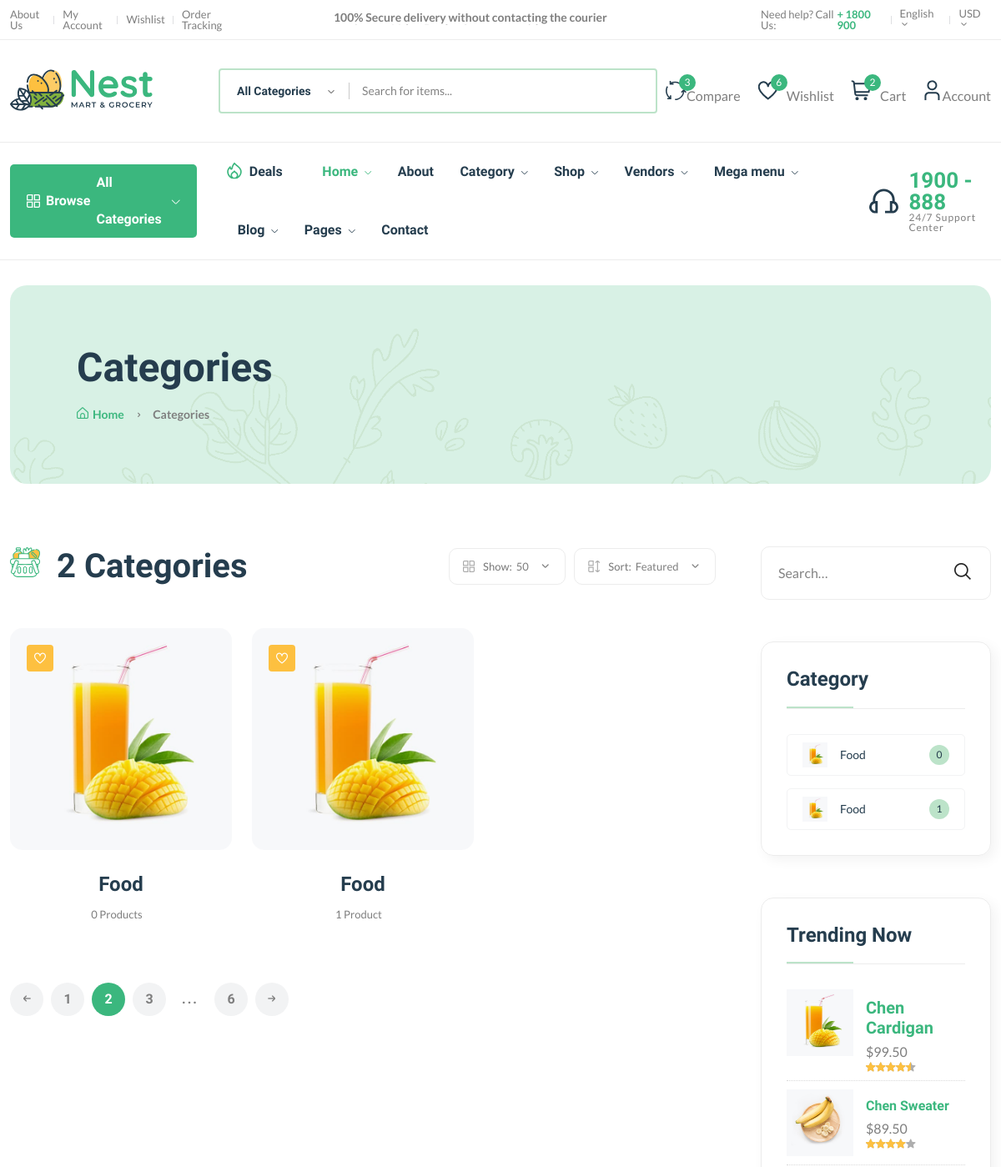
The app's page /category/ (upper part), older data.
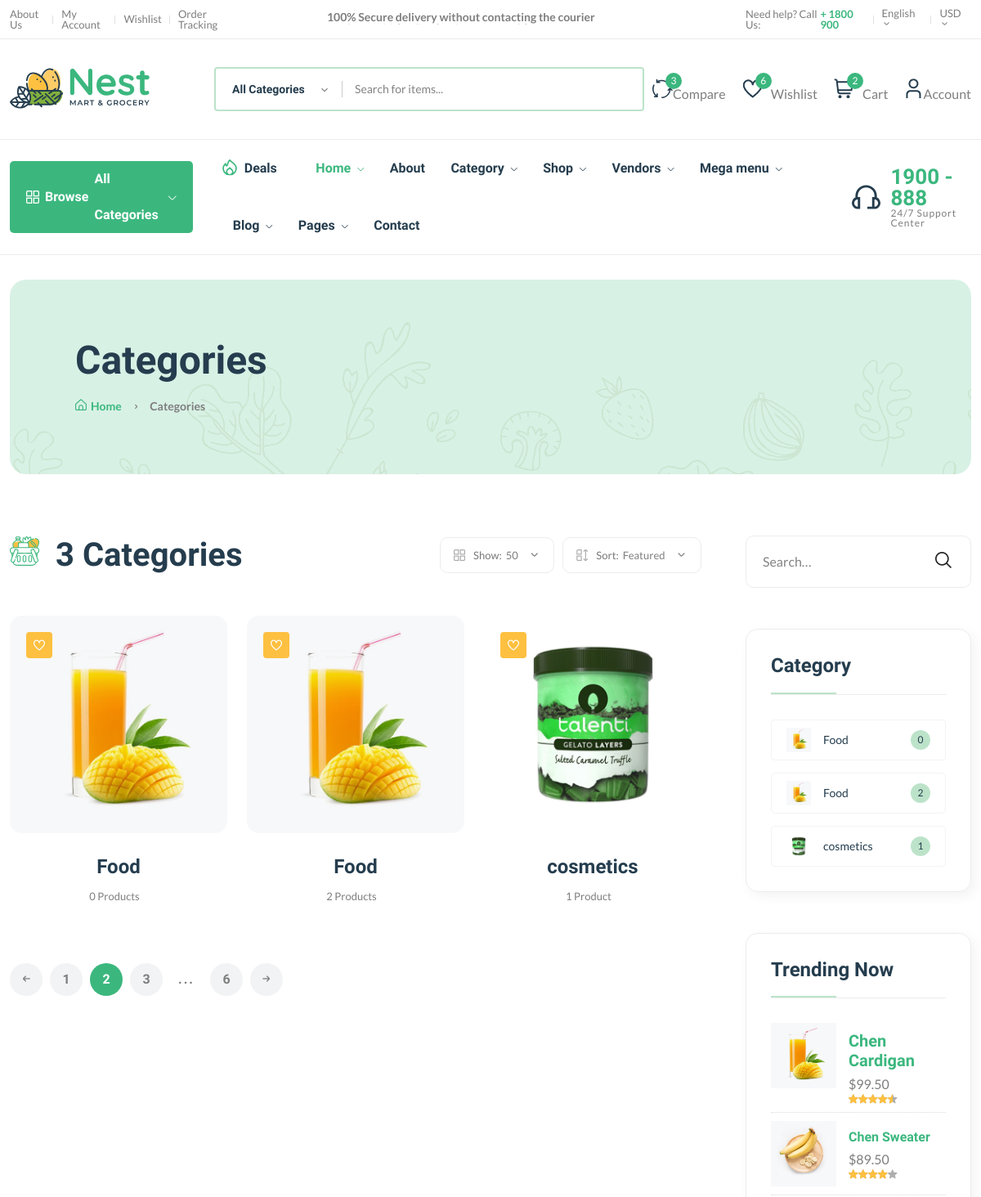
The same page, newer data.
### core/models.py (models this page shows, shortened)
class Category(models.Model):
    cid = ShortUUIDField(unique=True,length=10,max_length=20,prefix="cat",alphabet="abcdefgh12345")
    title = models.CharField(max_length=100, default="Food")
    image= models.ImageField(upload_to="category", default="category.jpg")
    class Meta:
        verbose_name_plural = "Categories"

### core/views.py (the view)
# urls.py: path('category/', views.category_list_view, name='category-list'),
def category_list_view(request):
    categories = Category.objects.all()
    context = {
        "categories":categories
    }
    template = loader.get_template("category-list.html")
    return HttpResponse(template.render(context,request))

### core/context_processor.py (called while the page is built)
def default(request):
    categories = Category.objects.all()
    return{
        "categories":categories,
    }

### core/templates/category-list.html (shortened to what the changed rows need)
{% extends 'partials/base.html' %}
{% load static %}
{% block content  %}
<main class="main">
    <div class="page-header mt-30 mb-75">
        <div class="container">
            <div class="archive-header">
                <div class="row align-items-center">
                    <div class="col-xl-3">
                        <h1 class="mb-15">Categories</h1>
                    </div>
                </div>
            </div>
        </div>
    </div>
    <div class="page-content mb-50">
        <div class="container">
            <div class="row">
                <div class="col-lg-9">
                    <div class="shop-product-fillter mb-50 pr-30">
                        <div class="totall-product">
                            <h2>
                                <img class="w-36px mr-10" src="{% static 'assets/imgs/theme/icons/category-1.svg' %}" alt="" />
                                {{categories.count}} Categories
                            </h2>
                        </div>
                    </div>
                    <div class="loop-grid pr-30">
                        <div class="row">
                            {% for category in categories %}
                            <article class="col-xl-4 col-lg-6 col-md-6 text-center hover-up mb-30 animated">
                                <div class="post-thumb">
                                    <a href="http://127.0.0.1:8000/category/{{category.cid}}">
                                        <img class="border-radius-15" src="{{category.image.url}}" alt="" />
                                    </a>
                                    <div class="entry-meta">
                                        <a class="entry-meta meta-2" href="blog-category-grid.html"><i class="fi-rs-heart"></i></a>
                                    </div>
                                </div>
                                <div class="entry-content-2">
                                    <h4 class="post-title mb-15">
                                        <a href="http://127.0.0.1:8000/category/{{category.cid}}">{{category.title}}</a>
                                    </h4>
                                    <div class="entry-meta font-xs color-grey mt-10 pb-10">
                                        <div>
                                            <span class="hit-count mr-10">{{category.category.count}} Product{{category.category.count|pluralize}}</span>
                                        </div>
                                    </div>
                                </div>
                            </article>
                            {% endfor %}
                        </div>
                    </div>
                </div>
                <div class="col-lg-3 primary-sidebar sticky-sidebar">
                    <div class="widget-area">
                        <div class="sidebar-widget widget-category-2 mb-50">
                            <ul>
                                {% for category in categories  %}
                                <li>
                                    <a href="shop-grid-right.html"> <img src="{{category.image.url}}" alt="" />{{category.title}}</a><span class="count">{{category.category.count}}</span>
                                </li>
                                {% endfor %}
                            </ul>
                        </div>
                    </div>
                </div>
            </div>
        </div>
    </div>
</main>
{% endblock  %}

Row changes from the older to the newer data that the page shows:
computed for Category (number 2 of 3 on the later page): category.count "1" → "2"
added Category: image (picture), title "cosmetics", category.count "1"
Text that changed along with them:
{{ categories.count }}: "2" → "3"
